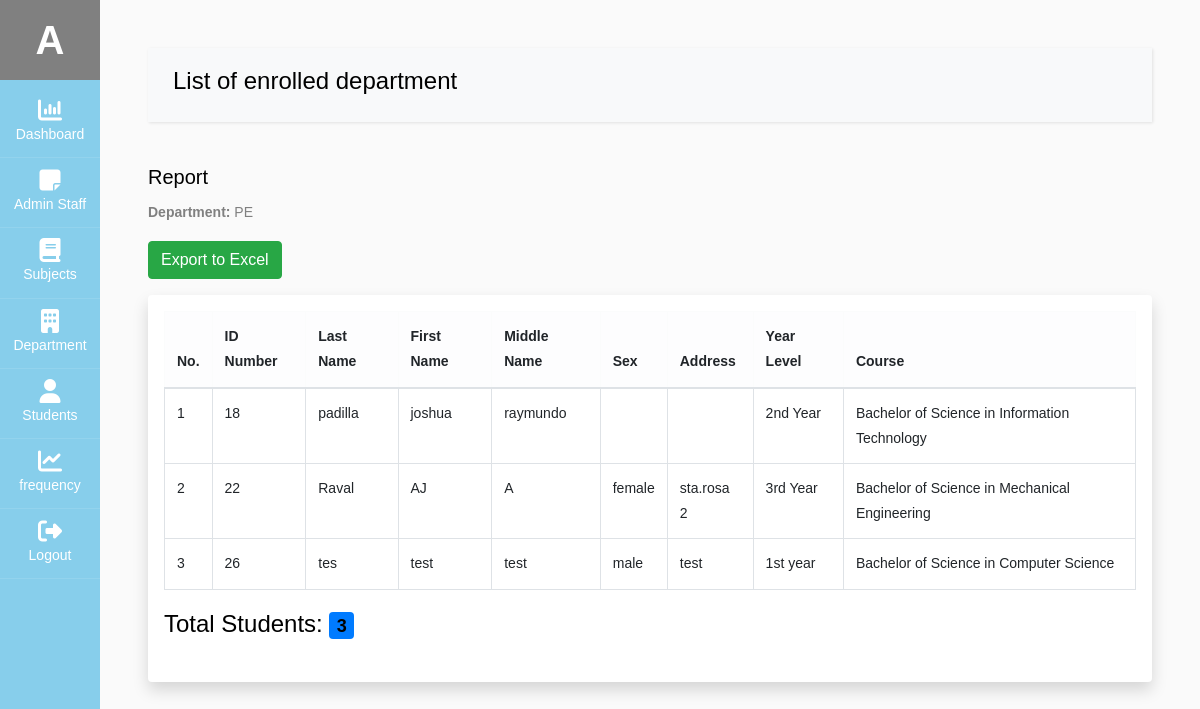
Page /admin/EnrolledDept.php?dept_id=7 (signed in) on the earlier database version.
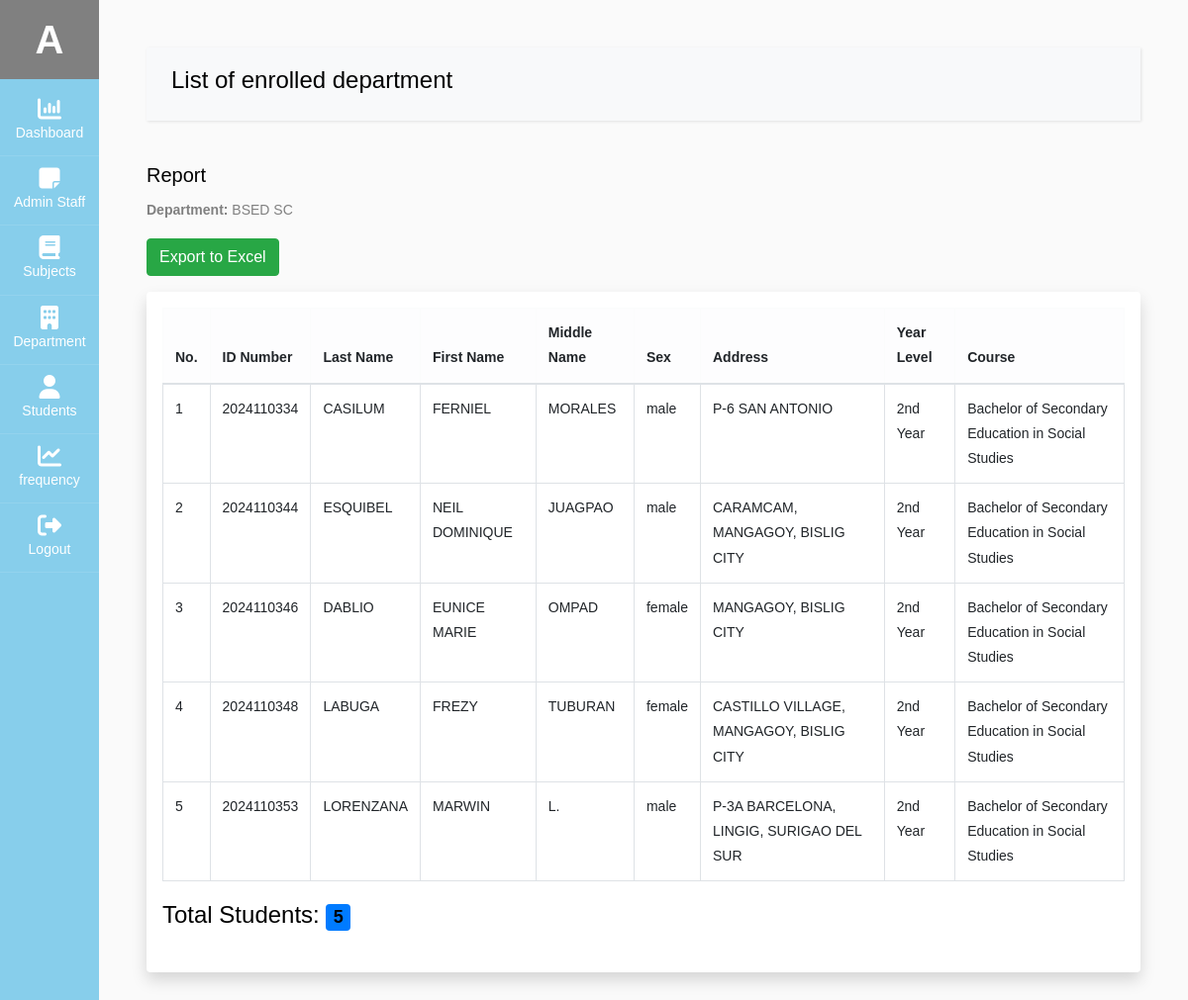
Same page on the later database version.
### tables this page shows
CREATE TABLE `department` (
  `dept_id` int(11) NOT NULL,
  `dept_name` varchar(60) NOT NULL,
  `dept_description` varchar(60) NOT NULL,
  `dept_status` varchar(60) NOT NULL DEFAULT '1'
);

CREATE TABLE `student_subject` (
  `ss_id` int(11) NOT NULL,
  `ss_stud_id` int(11) NOT NULL,
  `ss_subject_id` int(11) NOT NULL,
  `ss_final_grade` decimal(10,2) NOT NULL
);

CREATE TABLE `student` (
  `stud_id` int(11) NOT NULL,
  `stud_course` text NOT NULL,
  `stud_fname` varchar(60) NOT NULL,
  `stud_mname` varchar(60) DEFAULT NULL,
  `stud_lname` varchar(60) NOT NULL,
  `stud_phone` varchar(60) NOT NULL,
  `stud_bday` date NOT NULL,
  `stud_address` varchar(60) NOT NULL,
  `stud_gender` varchar(60) NOT NULL,
  `stud_year_level` varchar(60) NOT NULL,
  `stud_section` varchar(60) NOT NULL,
  `stud_sem` varchar(60) NOT NULL,
  `stud_academic_status` varchar(60) NOT NULL,
  `stud_school_year` varchar(255) NOT NULL,
  `stud_status` int(11) NOT NULL DEFAULT 1
);

### db/db.php (called while the page is built, shortened)
<?php
class db_connect
{
    public $host = db_host;
    public $user = db_user;
    public $pass = db_pass;
    public $name = db_name;
    public function connect()
    {
        try {
            $this->conn = new mysqli($this->host, $this->user, $this->pass, $this->name);
        } catch (\Throwable $th) {
            header("Location:setup.php");
        }
    }
}

### db/class.php (called while the page is built, shortened)
<?php
include('db.php');
class global_class extends db_connect
{
    public function get_All_studentBasedOnDepartmentGroupBy($dept_id)
    {
        $query = $this->conn->prepare("SELECT * FROM `student_subject` as ss
            LEFT JOIN subject as sub
            ON sub.subject_id = ss.ss_subject_id
            LEFT JOIN department as dept
            ON dept.dept_id = sub.sub_dept_id
            LEFT JOIN student as stud
            ON stud.stud_id = ss.ss_stud_id
            WHERE dept.dept_id = ? AND stud.stud_status = '1'
            group by ss.ss_stud_id
            ");
        $query->bind_param("i", $dept_id);
        if ($query->execute()) {
            $result = $query->get_result();
            return $result;
        }
    }
    public function view_department($dept_id)
    {
        $query = $this->conn->prepare("SELECT * FROM `department` where dept_status='1' and dept_id='$dept_id'");
        if ($query->execute()) {
            $result = $query->get_result();
            return $result;
        }
    }
}

### admin/EnrolledDept.php (the view, shortened to what this page needs)
<?php
include('../components/admin-header.php');
$dept_id=$_GET['dept_id'];
$get_department = $admin_db->view_department($dept_id);
    $view_department = $get_department->fetch_array();
    $department=$view_department['dept_name'];
?>
<div id="content" class="p-4 p-md-5">
<nav class="navbar navbar-expand-lg navbar-light bg-light" >
  <div class="container-fluid" >
    <h4>List of enrolled department</h4>
  </div>
</nav>
<h5>Report</h5>
<p><strong>Department:</strong> <?=$department?></p>
<form method="POST" action="function/export-to-excel_departmentGroupBy.php">
    <button type="submit" class="btn btn-success mb-3">Export to Excel</button>
</form>
<div class="table-responsive shadow p-3 mb-5 bg-white rounded">
    <table id="studentTable" class="table table-bordered table-hover table-xl fs-5 w-100">
        <thead class="table-light">
            <tr>
                <th>No.</th>
                <th>ID Number</th>
                <th>Last Name</th>
                <th>First Name</th>
                <th>Middle Name</th>
                <th>Sex</th>
                <th>Address</th>
                <th>Year Level</th>
                <th>Course</th>
            </tr>
        </thead>
        <tbody>
            <?php
                $get_All_student = $admin_db->get_All_studentBasedOnDepartmentGroupBy($dept_id);
                $count = 1;
                while ($student = $get_All_student->fetch_array()):
            ?>
            <tr>
                <td><?=$count?></td>
                <td><?=$student['stud_id']?></td>
                <td><?=$student['stud_lname']?></td>
                <td><?=$student['stud_fname']?></td>
                <td><?=$student['stud_mname']?></td>
                <td><?=$student['stud_gender']?></td>
                <td><?=$student['stud_address']?></td>
                <td><?=$student['stud_year_level']?></td>
                <td><?=$student['stud_course']?></td>
            </tr>
            <?php
                    $count++;
                    endwhile;
            ?>
        </tbody>
    </table>
        <?php
        $total_students = $get_All_student->num_rows;
    ?>
    <div class="d-flex justify-content-between align-items-center mb-3">
        <h4>Total Students: <span class="badge bg-primary"><?=$total_students?></span></h4>
    </div>
</div>
<?php
include('../components/admin-footer.php');
?>

Differences in the rows shown:
removed student_subject: student.stud_id "18", student.stud_lname "padilla", student.stud_fname "joshua", student.stud_mname "raymundo", student.stud_year_level "2nd Year", student.stud_course "Bachelor of Science in Information Technology"
removed student_subject: student.stud_id "22", student.stud_lname "Raval", student.stud_fname "AJ", student.stud_mname "A", student.stud_gender "female", student.stud_address "sta.rosa 2", student.stud_year_level "3rd Year", student.stud_course "Bachelor of Science in Mechanical Engineering"
removed student_subject: student.stud_id "26", student.stud_lname "tes", student.stud_fname "test", student.stud_mname "test", student.stud_gender "male", student.stud_address "test", student.stud_year_level "1st year", student.stud_course "Bachelor of Science in Computer Science"
changed department: dept_name "PE" → "BSED SC"
added student_subject: ss_stud.stud_id "2024110334", ss_stud.stud_lname "CASILUM", ss_stud.stud_fname "FERNIEL", ss_stud.stud_mname "MORALES", ss_stud.stud_gender "male", ss_stud.stud_address "P-6 SAN ANTONIO", ss_stud.stud_year_level "2nd Year", ss_stud.stud_course "Bachelor of Secondary Education in Social Studies"
added student_subject: ss_stud.stud_id "2024110344", ss_stud.stud_lname "ESQUIBEL", ss_stud.stud_fname "NEIL DOMINIQUE", ss_stud.stud_mname "JUAGPAO", ss_stud.stud_gender "male", ss_stud.stud_address "CARAMCAM, MANGAGOY, BISLIG CITY", ss_stud.stud_year_level "2nd Year", ss_stud.stud_course "Bachelor of Secondary Education in Social Studies"
added student_subject: ss_stud.stud_id "2024110346", ss_stud.stud_lname "DABLIO", ss_stud.stud_fname "EUNICE MARIE", ss_stud.stud_mname "OMPAD", ss_stud.stud_gender "female", ss_stud.stud_address "MANGAGOY, BISLIG CITY", ss_stud.stud_year_level "2nd Year", ss_stud.stud_course "Bachelor of Secondary Education in Social Studies"
added student_subject: ss_stud.stud_id "2024110348", ss_stud.stud_lname "LABUGA", ss_stud.stud_fname "FREZY", ss_stud.stud_mname "TUBURAN", ss_stud.stud_gender "female", ss_stud.stud_address "CASTILLO VILLAGE, MANGAGOY, BISLIG CITY", ss_stud.stud_year_level "2nd Year", ss_stud.stud_course "Bachelor of Secondary Education in Social Studies"
added student_subject: ss_stud.stud_id "2024110353", ss_stud.stud_lname "LORENZANA", ss_stud.stud_fname "MARWIN", ss_stud.stud_mname "L.", ss_stud.stud_gender "male", ss_stud.stud_address "P-3A BARCELONA, LINGIG, SURIGAO DEL SUR", ss_stud.stud_year_level "2nd Year", ss_stud.stud_course "Bachelor of Secondary Education in Social Studies"
Other differences:
$total_students: "3" → "5"
